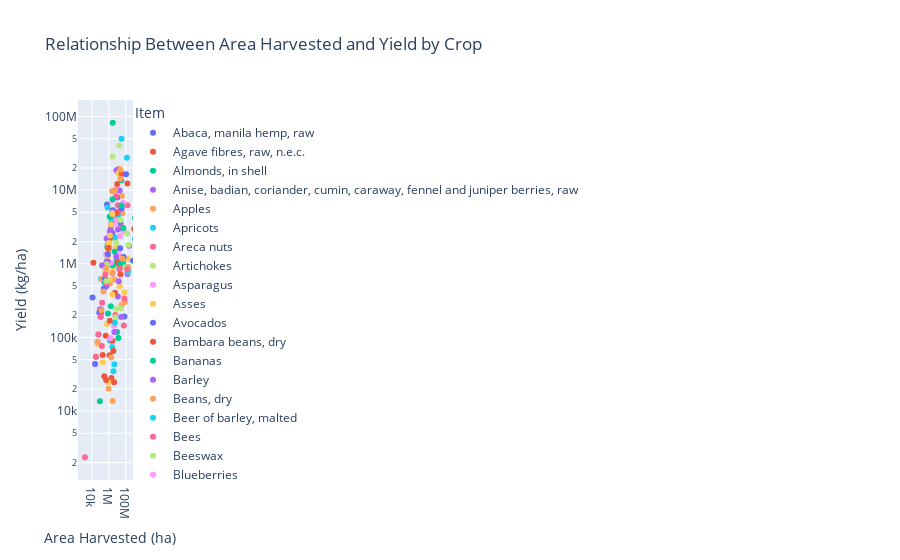

This figure's notebook cell:
### Code cell
fig = px.scatter(
    Item_total,
    x="Area harvested (ha)",
    y="Yield (kg/ha)",
    hover_name="Item",
    log_x=True,
    log_y=True,
    title="Relationship Between Area Harvested and Yield by Crop",
    color=Item_total["Item"]
)

fig.update_layout(
    xaxis_title="Area Harvested (ha)",
    yaxis_title="Yield (kg/ha)"
)

fig.show()
